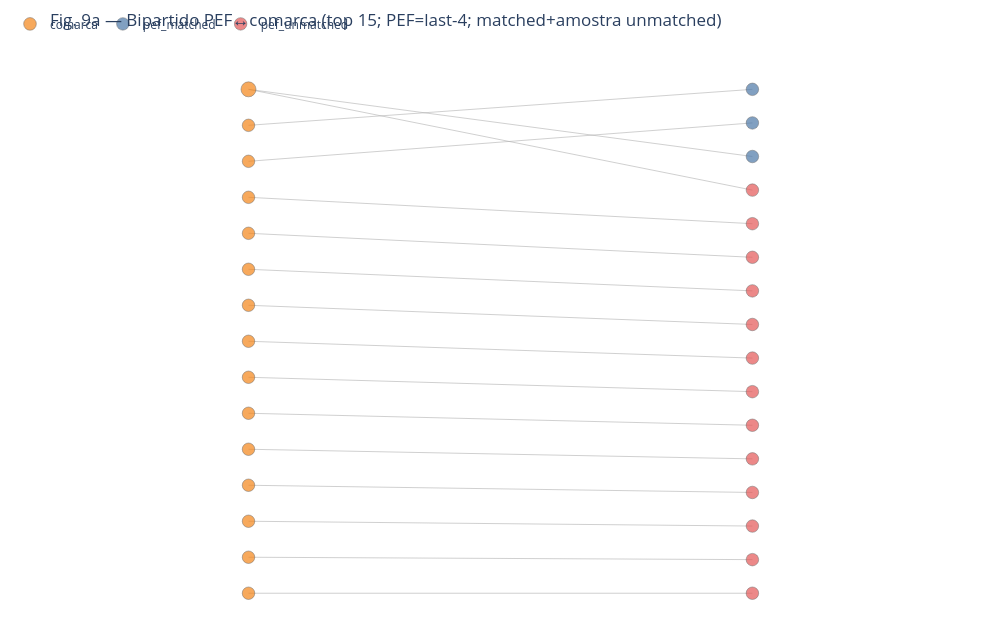

Notebook cell for this chart:
### Markdown cell above
## 9. Grafos toy (NetworkX + Plotly) — layouts legíveis, só tops

### Método — grafo bipartido descritivo
Seja $G=(V_C \cup V_P, E)$ bipartido, com $V_C$ = comarcas (top-$K$) e $V_P$ = PEFs truncados (últimos 4 dígitos apenas). Arestas $e=\{c,p\}$ existem quando o PEF no join set pertence à comarca $c$. Layout em duas colunas via `networkx.bipartite_layout` (Hagberg, Schult & Swart, 2008 — NetworkX; formulação clássica em Asratian et al., 1998). **Uso exploratório / dataviz** — não é rede social de partes/OAB nem modelo estatístico de grafo.

Tamanho do nó $\propto 10 + \alpha\cdot\deg(v)$; cor = partição / status de match. Isolados omitidos. Small-multiples separam matched vs unmatched (cap ≤3 unmatched/comarca para legibilidade).

### Interpretação rigorosa — Figuras 9a–9d (antes de plotar)
- **Fig. 9a (bipartido misto):** coluna esquerda = comarcas; direita = PEF last-4; azul = matched, vermelho = unmatched amostrado, laranja = comarca. Hover = rótulo + grau.
- **Fig. 9b / 9c (small multiples):** mesmo encoding, filtrado só matched / só unmatched — evita misturar densidades.
- **Fig. 9d (comarca ↔ status):** nós de status fixos no eixo vertical; spring layout com $k$ elevado; espessura implícita via peso da aresta (contagem). Mostra quais top comarcas tocam o lado matched.
- **Viés de seleção:** só top-$K=15$ comarcas; unmatched capped; last-4 pode colidir (homografia visual) — labels não são IDs únicos globais.

### Code cell
def plot_nx_plotly(
    G: nx.Graph,
    pos: dict,
    title: str,
    *,
    color_attr: str = "kind",
    color_map: dict | None = None,
    size_scale: float = 3.0,
    height: int = 560,
    legend_kinds: list[str] | None = None,
):
    """NetworkX layout → Plotly scatter+edges (interactive + Kaleido-exportable)."""
    edge_x, edge_y = [], []
    for u, v in G.edges():
        x0, y0 = pos[u]
        x1, y1 = pos[v]
        edge_x += [x0, x1, None]
        edge_y += [y0, y1, None]
    traces: list = [
        go.Scatter(
            x=edge_x, y=edge_y, mode="lines",
            line=dict(width=0.6, color="#B0B0B0"), hoverinfo="none", showlegend=False,
        )
    ]

    kinds = legend_kinds or sorted({G.nodes[n].get(color_attr, "node") for n in G.nodes()})
    cmap = color_map or {
        "pef": "#4C78A8", "comarca": "#F58518", "status": "#54A24B",
        "pef_matched": "#4C78A8", "pef_unmatched": "#E45756",
    }
    for kind in kinds:
        nodes = [n for n in G.nodes() if G.nodes[n].get(color_attr) == kind]
        if not nodes:
            continue
        node_x, node_y, node_text, node_size = [], [], [], []
        for n in nodes:
            x, y = pos[n]
            node_x.append(x)
            node_y.append(y)
            label = G.nodes[n].get("label", str(n))
            deg = G.degree(n)
            node_text.append(f"{label}<br>kind={kind}<br>degree={deg}")
            node_size.append(10 + size_scale * deg)
        traces.append(go.Scatter(
            x=node_x, y=node_y, mode="markers", name=str(kind),
            marker=dict(
                size=node_size, color=cmap.get(kind, "#9D755D"),
                line=dict(width=0.5, color="#333"),
            ),
            text=node_text, hoverinfo="text",
        ))

    fig = go.Figure(data=traces)
    fig.update_layout(
        title=title, height=height,
        xaxis=dict(showgrid=False, zeroline=False, showticklabels=False),
        yaxis=dict(showgrid=False, zeroline=False, showticklabels=False, scaleanchor="x", scaleratio=1),
        margin=dict(l=10, r=10, t=50, b=10),
        plot_bgcolor="white",
        legend=dict(orientation="h", yanchor="bottom", y=1.02),
    )
    return fig


TOP_N_COMARCAS_GRAPH = 15

# --- 9.1 Bipartite PEF <-> comarca on top comarcas only ---
com_counts = aj_cov["NOMECOMARCA"].fillna("(missing)").value_counts()
top_coms_g = list(com_counts.head(TOP_N_COMARCAS_GRAPH).index)
bip_src = aj_cov.loc[aj_cov["NOMECOMARCA"].fillna("(missing)").isin(top_coms_g)].copy()
bip_m = bip_src.loc[bip_src["matched"]]
bip_u = bip_src.loc[~bip_src["matched"]]
u_cap = []
for com, g in bip_u.groupby(bip_u["NOMECOMARCA"].fillna("(missing)")):
    u_cap.append(g.head(3))
bip_draw = pd.concat([bip_m, *u_cap], ignore_index=True) if len(u_cap) else bip_m.copy()
bip_draw = bip_draw.drop_duplicates(subset=["PEF"])

Bip = nx.Graph()
left, right = [], []
for _, row in bip_draw.iterrows():
    pef = str(row["PEF"])
    pef_node = f"pef:{pef[-4:]}"  # last-4 only
    com = str(row["NOMECOMARCA"] or "(missing)")
    com_short = com if len(com) <= 42 else com[:39] + "..."
    com_node = f"com:{com_short}"
    kind_pef = "pef_matched" if bool(row["matched"]) else "pef_unmatched"
    if pef_node not in Bip:
        Bip.add_node(pef_node, kind=kind_pef, label=pef_node, bipartite=1)
        right.append(pef_node)
    if com_node not in Bip:
        Bip.add_node(com_node, kind="comarca", label=com_short, bipartite=0)
        left.append(com_node)
    Bip.add_edge(pef_node, com_node)

isolates = list(nx.isolates(Bip))
Bip.remove_nodes_from(isolates)
left = [n for n in left if n in Bip]
right = [n for n in right if n in Bip]

if Bip.number_of_nodes() >= 2 and left and right:
    pos_b = nx.bipartite_layout(Bip, nodes=left, align="vertical", scale=2.0, aspect_ratio=0.55)
    for side_nodes, x_target in ((left, -1.0), (right, 1.0)):
        side_nodes_sorted = sorted(side_nodes, key=lambda n: -Bip.degree(n))
        for i, n in enumerate(side_nodes_sorted):
            y = 1.0 - 2.0 * (i / max(len(side_nodes_sorted) - 1, 1))
            pos_b[n] = (x_target, y)
    fig_bip = plot_nx_plotly(
        Bip, pos_b,
        title=f"Fig. 9a — Bipartido PEF↔comarca (top {TOP_N_COMARCAS_GRAPH}; PEF=last-4; matched+amostra unmatched)",
        color_map={"comarca": "#F58518", "pef_matched": "#4C78A8", "pef_unmatched": "#E45756"},
        legend_kinds=["comarca", "pef_matched", "pef_unmatched"],
        size_scale=2.5, height=640,
    )
    show_and_save(fig_bip, "fig09a_bipartite_pef_comarca", height=640, width=1000)
    print(f"Bipartite: nodes={Bip.number_of_nodes()} edges={Bip.number_of_edges()} isolates_removed={len(isolates)}")
    deg_tbl = (
        pd.DataFrame({
            "node": list(Bip.nodes),
            "degree": [Bip.degree(n) for n in Bip.nodes],
            "kind": [Bip.nodes[n].get("kind") for n in Bip.nodes],
        })
        .sort_values("degree", ascending=False).head(12)
    )
    print("Top degree nodes:")
    display(deg_tbl)
else:
    print("Bipartite graph skipped — insufficient nodes after filters.")

# --- 9.2 Small multiples: matched-only vs unmatched-only ---
for flag, title_suf, color_pef, stem in [
    (True, "só matched", "pef_matched", "fig09b_bipartite_matched_only"),
    (False, "só unmatched (≤3 PEF/comarca)", "pef_unmatched", "fig09c_bipartite_unmatched_only"),
]:
    src = bip_src.loc[bip_src["matched"] == flag]
    if not flag:
        caps = [g.head(3) for _, g in src.groupby(src["NOMECOMARCA"].fillna("(missing)"))]
        src = pd.concat(caps, ignore_index=True) if caps else src.head(0)
    G2 = nx.Graph()
    L2, R2 = [], []
    for _, row in src.iterrows():
        pef_node = f"pef:{str(row['PEF'])[-4:]}"
        com = str(row["NOMECOMARCA"] or "(missing)")
        com_short = com if len(com) <= 42 else com[:39] + "..."
        com_node = f"com:{com_short}"
        if pef_node not in G2:
            G2.add_node(pef_node, kind=color_pef, label=pef_node, bipartite=1)
            R2.append(pef_node)
        if com_node not in G2:
            G2.add_node(com_node, kind="comarca", label=com_short, bipartite=0)
            L2.append(com_node)
        G2.add_edge(pef_node, com_node)
    G2.remove_nodes_from(list(nx.isolates(G2)))
    L2 = [n for n in L2 if n in G2]
    R2 = [n for n in R2 if n in G2]
    if G2.number_of_nodes() < 2 or not L2 or not R2:
        print(f"Small multiple ({title_suf}): skipped")
        continue
    pos2 = nx.bipartite_layout(G2, nodes=L2, align="vertical", scale=2.0, aspect_ratio=0.55)
    for side_nodes, x_target in ((L2, -1.0), (R2, 1.0)):
        side_sorted = sorted(side_nodes, key=lambda n: -G2.degree(n))
        for i, n in enumerate(side_sorted):
            y = 1.0 - 2.0 * (i / max(len(side_sorted) - 1, 1))
            pos2[n] = (x_target, y)
    fig2 = plot_nx_plotly(
        G2, pos2,
        title=f"Fig. 9{'b' if flag else 'c'} — Bipartido PEF↔comarca — {title_suf}",
        color_map={"comarca": "#F58518", color_pef: "#4C78A8" if flag else "#E45756"},
        legend_kinds=["comarca", color_pef],
        height=520, size_scale=2.8,
    )
    show_and_save(fig2, stem, height=520, width=1000)
    print(f"Small multiple ({title_suf}): nodes={G2.number_of_nodes()} edges={G2.number_of_edges()}")

# --- 9.3 Comarca <-> match-status (top comarcas, spring with high k) ---
Sg = nx.Graph()
top_set = set(top_coms_g)
for comarca, g in aj_cov.groupby(aj_cov["NOMECOMARCA"].fillna("(missing)")):
    if comarca not in top_set:
        continue
    label = comarca if len(comarca) <= 42 else comarca[:39] + "..."
    cnode = f"com:{label}"
    Sg.add_node(cnode, kind="comarca", label=label)
    n_m = int(g["matched"].sum())
    n_u = int((~g["matched"]).sum())
    if n_m:
        Sg.add_node("status:matched", kind="status", label="matched")
        Sg.add_edge(cnode, "status:matched", weight=n_m)
    if n_u:
        Sg.add_node("status:unmatched", kind="status", label="unmatched")
        Sg.add_edge(cnode, "status:unmatched", weight=n_u)

if Sg.number_of_nodes() >= 2:
    pos_s = nx.spring_layout(Sg, seed=3, k=2.2, iterations=100)
    if "status:matched" in Sg:
        pos_s["status:matched"] = (0.0, 1.2)
    if "status:unmatched" in Sg:
        pos_s["status:unmatched"] = (0.0, -1.2)
    fig_status = plot_nx_plotly(
        Sg, pos_s,
        title=f"Fig. 9d — Comarca ↔ status (top {TOP_N_COMARCAS_GRAPH}; tamanho∝grau)",
        color_map={"comarca": "#F58518", "status": "#54A24B"},
        legend_kinds=["comarca", "status"],
        height=520, size_scale=4.0,
    )
    show_and_save(fig_status, "fig09d_comarca_status", height=520, width=900)
    print(f"Comarca-status: nodes={Sg.number_of_nodes()} edges={Sg.number_of_edges()}")
else:
    print("Comarca-status graph skipped.")
print("Nota: grafos OAB-juiz / partes requerem join anonimizado — trabalho futuro.")

### Figure 1 — Plotly figure (JSON) as saved in the notebook; plotly's stock layout.template omitted (floating-point values rounded to 4 significant figures)
{"data": [{"hoverinfo": "none", "line": {"color": "#B0B0B0", "width": 0.6}, "mode": "lines", "showlegend": false, "type": "scatter", "x": [1.0, -1.0, null, 1.0, -1.0, null, 1.0, -1.0, null, -1.0, 1.0, null, 1.0, -1.0, null, 1.0, -1.0, null, 1.0, -1.0, null, 1.0, -1.0, null, 1.0, -1.0, null, 1.0, -1.0, null, 1.0, -1.0, null, 1.0, -1.0, null, 1.0, -1.0, null, 1.0, -1.0, null, 1.0, -1.0, null, 1.0, -1.0, null], "y": [1.0, 0.8571, null, 0.8667, 0.7143, null, 0.7333, 1.0, null, 1.0, 0.6, null, 0.4667, 0.5714, null, 0.3333, 0.4286, null, 0.2, 0.2857, null, 0.06667, 0.1429, null, -0.06667, 0.0, null, -0.2, -0.1429, null, -0.3333, -0.2857, null, -0.4667, -0.4286, null, -0.6, -0.5714, null, -0.7333, -0.7143, null, -0.8667, -0.8571, null, -1.0, -1.0, null]}, {"hoverinfo": "text", "marker": {"color": "#F58518", "line": {"color": "#333", "width": 0.5}, "size": [12.5, 12.5, 15.0, 12.5, 12.5, 12.5, 12.5, 12.5, 12.5, 12.5, 12.5, 12.5, 12.5, 12.5, 12.5]}, "mode": "markers", "name": "comarca", "text": ["Vara das Execuções Fiscais Estaduais da...<br>kind=comarca<br>degree=1", "Comarca de São Bernardo do Campo<br>kind=comarca<br>degree=1", "Comarca de Barueri<br>kind=comarca<br>degree=2", "Comarca de Bebedouro<br>kind=comarca<br>degree=1", "Comarca de Campinas<br>kind=comarca<br>degree=1", "Comarca de Carapicuíba<br>kind=comarca<br>degree=1", "Comarca de Cotia<br>kind=comarca<br>degree=1", "Comarca de Diadema<br>kind=comarca<br>degree=1", "Comarca de Guarulhos<br>kind=comarca<br>degree=1", "Comarca de Mauá<br>kind=comarca<br>degree=1", "Comarca de Osasco<br>kind=comarca<br>degree=1", "Comarca de Ribeirão Pires<br>kind=comarca<br>degree=1", "Comarca de Santo André<br>kind=comarca<br>degree=1", "Comarca de São José dos Campos<br>kind=comarca<br>degree=1", "Comarca de Taubaté<br>kind=comarca<br>degree=1"], "type": "scatter", "x": [-1.0, -1.0, -1.0, -1.0, -1.0, -1.0, -1.0, -1.0, -1.0, -1.0, -1.0, -1.0, -1.0, -1.0, -1.0], "y": [0.8571, 0.7143, 1.0, 0.5714, 0.4286, 0.2857, 0.1429, 0.0, -0.1429, -0.2857, -0.4286, -0.5714, -0.7143, -0.8571, -1.0]}, {"hoverinfo": "text", "marker": {"color": "#4C78A8", "line": {"color": "#333", "width": 0.5}, "size": [12.5, 12.5, 12.5]}, "mode": "markers", "name": "pef_matched", "text": ["pef:0014<br>kind=pef_matched<br>degree=1", "pef:0564<br>kind=pef_matched<br>degree=1", "pef:0068<br>kind=pef_matched<br>degree=1"], "type": "scatter", "x": [1.0, 1.0, 1.0], "y": [1.0, 0.8667, 0.7333]}, {"hoverinfo": "text", "marker": {"color": "#E45756", "line": {"color": "#333", "width": 0.5}, "size": [12.5, 12.5, 12.5, 12.5, 12.5, 12.5, 12.5, 12.5, 12.5, 12.5, 12.5, 12.5, 12.5]}, "mode": "markers", "name": "pef_unmatched", "text": ["pef:2019<br>kind=pef_unmatched<br>degree=1", "pef:0072<br>kind=pef_unmatched<br>degree=1", "pef:0114<br>kind=pef_unmatched<br>degree=1", "pef:0127<br>kind=pef_unmatched<br>degree=1", "pef:0152<br>kind=pef_unmatched<br>degree=1", "pef:0161<br>kind=pef_unmatched<br>degree=1", "pef:0224<br>kind=pef_unmatched<br>degree=1", "pef:0348<br>kind=pef_unmatched<br>degree=1", "pef:0405<br>kind=pef_unmatched<br>degree=1", "pef:0505<br>kind=pef_unmatched<br>degree=1", "pef:0554<br>kind=pef_unmatched<br>degree=1", "pef:0577<br>kind=pef_unmatched<br>degree=1", "pef:0625<br>kind=pef_unmatched<br>degree=1"], "type": "scatter", "x": [1.0, 1.0, 1.0, 1.0, 1.0, 1.0, 1.0, 1.0, 1.0, 1.0, 1.0, 1.0, 1.0], "y": [0.6, 0.4667, 0.3333, 0.2, 0.06667, -0.06667, -0.2, -0.3333, -0.4667, -0.6, -0.7333, -0.8667, -1.0]}], "layout": {"font": {"size": 12}, "height": 640, "legend": {"orientation": "h", "y": 1.02, "yanchor": "bottom"}, "margin": {"b": 10, "l": 10, "r": 10, "t": 50}, "plot_bgcolor": "white", "title": {"text": "Fig. 9a — Bipartido PEF↔comarca (top 15; PEF=last-4; matched+amostra unmatched)"}, "width": 1000, "xaxis": {"showgrid": false, "showticklabels": false, "zeroline": false}, "yaxis": {"scaleanchor": "x", "scaleratio": 1, "showgrid": false, "showticklabels": false, "zeroline": false}}}
